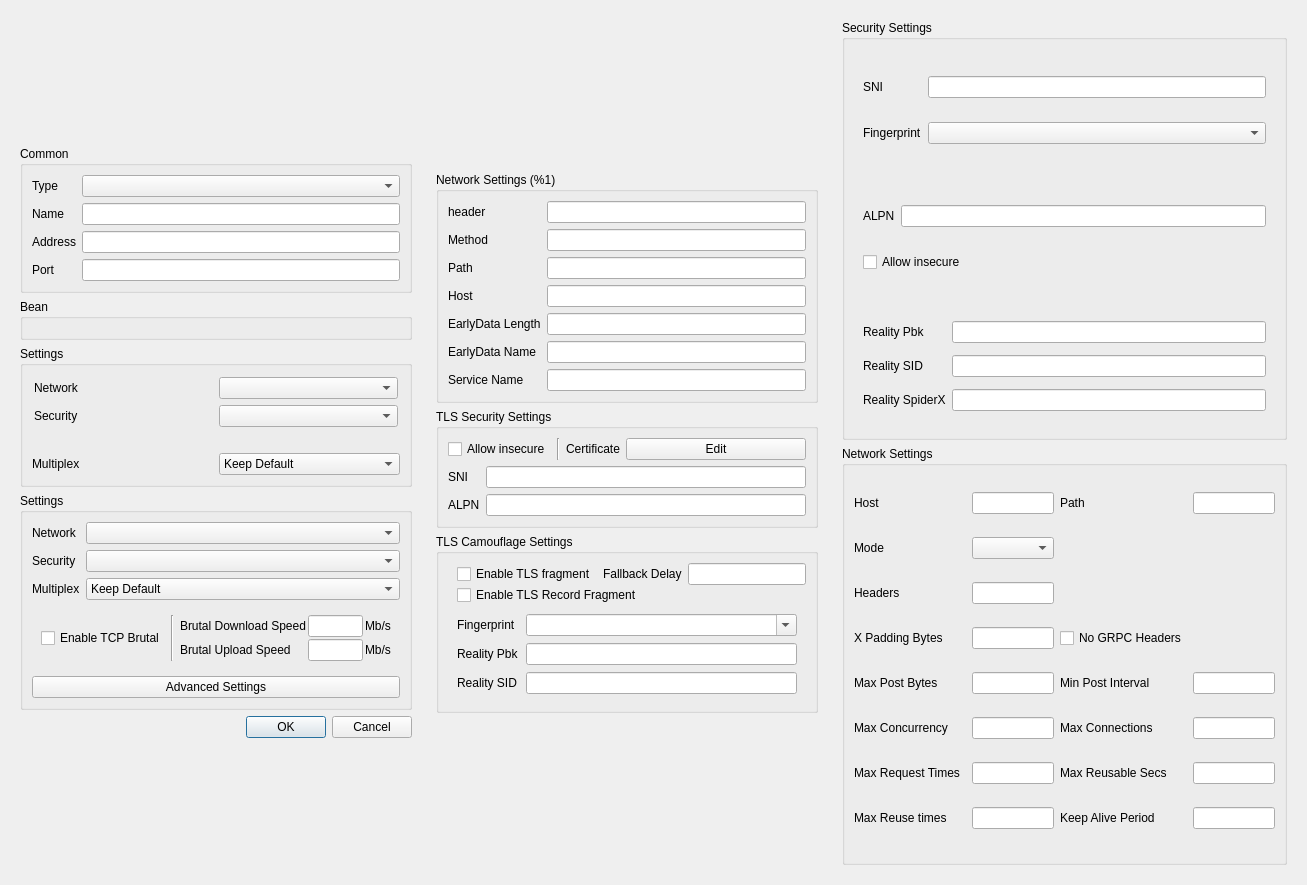
<?xml version="1.0" encoding="UTF-8"?>
<ui version="4.0">
 <class>DialogEditProfile</class>
 <widget class="QDialog" name="DialogEditProfile">
  <property name="geometry">
   <rect>
    <x>0</x>
    <y>0</y>
    <width>1307</width>
    <height>885</height>
   </rect>
  </property>
  <property name="sizePolicy">
   <sizepolicy hsizetype="Preferred" vsizetype="Preferred">
    <horstretch>0</horstretch>
    <verstretch>0</verstretch>
   </sizepolicy>
  </property>
  <property name="minimumSize">
   <size>
    <width>0</width>
    <height>0</height>
   </size>
  </property>
  <property name="windowTitle">
   <string>Edit</string>
  </property>
  <layout class="QHBoxLayout" name="dialog_layout">
   <item>
    <widget class="QWidget" name="left_w" native="true">
     <property name="sizePolicy">
      <sizepolicy hsizetype="Minimum" vsizetype="Maximum">
       <horstretch>0</horstretch>
       <verstretch>0</verstretch>
      </sizepolicy>
     </property>
     <property name="minimumSize">
      <size>
       <width>400</width>
       <height>0</height>
      </size>
     </property>
     <layout class="QVBoxLayout" name="left">
      <property name="sizeConstraint">
       <enum>QLayout::SizeConstraint::SetDefaultConstraint</enum>
      </property>
      <item>
       <widget class="QGroupBox" name="groupBox">
        <property name="sizePolicy">
         <sizepolicy hsizetype="Preferred" vsizetype="Maximum">
          <horstretch>0</horstretch>
          <verstretch>0</verstretch>
         </sizepolicy>
        </property>
        <property name="title">
         <string>Common</string>
        </property>
        <layout class="QVBoxLayout" name="verticalLayout_3">
         <item>
          <layout class="QGridLayout" name="gridLayout_2">
           <item row="2" column="1">
            <widget class="MyLineEdit" name="address"/>
           </item>
           <item row="1" column="1">
            <widget class="MyLineEdit" name="name"/>
           </item>
           <item row="3" column="1">
            <widget class="QLineEdit" name="port"/>
           </item>
           <item row="0" column="0">
            <widget class="QLabel" name="type_l">
             <property name="text">
              <string>Type</string>
             </property>
            </widget>
           </item>
           <item row="3" column="0">
            <widget class="QLabel" name="port_l">
             <property name="text">
              <string>Port</string>
             </property>
            </widget>
           </item>
           <item row="2" column="0">
            <widget class="QLabel" name="address_l">
             <property name="text">
              <string>Address</string>
             </property>
            </widget>
           </item>
           <item row="1" column="0">
            <widget class="QLabel" name="label">
             <property name="text">
              <string>Name</string>
             </property>
            </widget>
           </item>
           <item row="0" column="1">
            <widget class="QComboBox" name="type"/>
           </item>
          </layout>
         </item>
        </layout>
       </widget>
      </item>
      <item>
       <widget class="QGroupBox" name="bean">
        <property name="sizePolicy">
         <sizepolicy hsizetype="Preferred" vsizetype="Maximum">
          <horstretch>0</horstretch>
          <verstretch>0</verstretch>
         </sizepolicy>
        </property>
        <property name="title">
         <string notr="true">Bean</string>
        </property>
        <layout class="QVBoxLayout" name="verticalLayout_4">
         <item>
          <widget class="QWidget" name="fake" native="true"/>
         </item>
        </layout>
       </widget>
      </item>
      <item>
       <widget class="QGroupBox" name="xray_settings_box">
        <property name="title">
         <string>Settings</string>
        </property>
        <layout class="QVBoxLayout" name="verticalLayout_9">
         <property name="leftMargin">
          <number>0</number>
         </property>
         <property name="topMargin">
          <number>0</number>
         </property>
         <property name="rightMargin">
          <number>0</number>
         </property>
         <property name="bottomMargin">
          <number>0</number>
         </property>
         <item>
          <widget class="QWidget" name="widget_4" native="true">
           <layout class="QGridLayout" name="gridLayout_4">
            <property name="leftMargin">
             <number>11</number>
            </property>
            <property name="topMargin">
             <number>11</number>
            </property>
            <property name="rightMargin">
             <number>11</number>
            </property>
            <property name="bottomMargin">
             <number>11</number>
            </property>
            <item row="0" column="0">
             <widget class="QLabel" name="label_9">
              <property name="text">
               <string>Network</string>
              </property>
             </widget>
            </item>
            <item row="0" column="1">
             <widget class="QComboBox" name="xray_network"/>
            </item>
            <item row="1" column="0">
             <widget class="QLabel" name="label_10">
              <property name="text">
               <string>Security</string>
              </property>
             </widget>
            </item>
            <item row="1" column="1">
             <widget class="QComboBox" name="xray_security"/>
            </item>
           </layout>
          </widget>
         </item>
         <item>
          <widget class="QWidget" name="xray_mux_box" native="true">
           <layout class="QGridLayout" name="gridLayout_8">
            <item row="0" column="0">
             <widget class="QLabel" name="label_17">
              <property name="text">
               <string>Multiplex</string>
              </property>
             </widget>
            </item>
            <item row="0" column="1">
             <widget class="QComboBox" name="xray_mux">
              <item>
               <property name="text">
                <string>Keep Default</string>
               </property>
              </item>
              <item>
               <property name="text">
                <string>Enabled</string>
               </property>
              </item>
              <item>
               <property name="text">
                <string>Disabled</string>
               </property>
              </item>
             </widget>
            </item>
           </layout>
          </widget>
         </item>
        </layout>
       </widget>
      </item>
      <item>
       <widget class="QGroupBox" name="stream_box">
        <property name="sizePolicy">
         <sizepolicy hsizetype="Preferred" vsizetype="Maximum">
          <horstretch>0</horstretch>
          <verstretch>0</verstretch>
         </sizepolicy>
        </property>
        <property name="minimumSize">
         <size>
          <width>0</width>
          <height>0</height>
         </size>
        </property>
        <property name="title">
         <string>Settings</string>
        </property>
        <layout class="QVBoxLayout" name="verticalLayout">
         <item>
          <layout class="QGridLayout" name="_2">
           <item row="2" column="0">
            <widget class="QLabel" name="multiplex_l">
             <property name="toolTip">
              <string>Server support is required</string>
             </property>
             <property name="text">
              <string>Multiplex</string>
             </property>
            </widget>
           </item>
           <item row="1" column="0">
            <widget class="QLabel" name="security_l">
             <property name="toolTip">
              <string>Transport Layer Security. It must be consistent with the server, otherwise, the connection cannot be established.</string>
             </property>
             <property name="text">
              <string>Security</string>
             </property>
            </widget>
           </item>
           <item row="1" column="1">
            <widget class="QComboBox" name="security">
             <item>
              <property name="text">
               <string notr="true"/>
              </property>
             </item>
             <item>
              <property name="text">
               <string notr="true">tls</string>
              </property>
             </item>
            </widget>
           </item>
           <item row="0" column="0">
            <widget class="QLabel" name="network_l">
             <property name="toolTip">
              <string>The underlying transport method. It must be consistent with the server, otherwise, the connection cannot be established.</string>
             </property>
             <property name="text">
              <string>Network</string>
             </property>
            </widget>
           </item>
           <item row="2" column="1">
            <widget class="QComboBox" name="multiplex">
             <item>
              <property name="text">
               <string>Keep Default</string>
              </property>
             </item>
             <item>
              <property name="text">
               <string>On</string>
              </property>
             </item>
             <item>
              <property name="text">
               <string>Off</string>
              </property>
             </item>
            </widget>
           </item>
           <item row="0" column="1">
            <widget class="QComboBox" name="network">
             <property name="sizePolicy">
              <sizepolicy hsizetype="Expanding" vsizetype="Fixed">
               <horstretch>0</horstretch>
               <verstretch>0</verstretch>
              </sizepolicy>
             </property>
             <item>
              <property name="text">
               <string notr="true"/>
              </property>
             </item>
             <item>
              <property name="text">
               <string notr="true">tcp</string>
              </property>
             </item>
             <item>
              <property name="text">
               <string notr="true">ws</string>
              </property>
             </item>
             <item>
              <property name="text">
               <string notr="true">httpupgrade</string>
              </property>
             </item>
             <item>
              <property name="text">
               <string notr="true">http</string>
              </property>
             </item>
             <item>
              <property name="text">
               <string notr="true">grpc</string>
              </property>
             </item>
             <item>
              <property name="text">
               <string notr="true">quic</string>
              </property>
             </item>
            </widget>
           </item>
          </layout>
         </item>
         <item>
          <widget class="QWidget" name="brutal_box" native="true">
           <layout class="QHBoxLayout" name="horizontalLayout_5">
            <item>
             <widget class="QCheckBox" name="brutal_enable">
              <property name="toolTip">
               <string>&lt;html&gt;&lt;head/&gt;&lt;body&gt;&lt;p&gt;Overrides mux to On&lt;/p&gt;&lt;/body&gt;&lt;/html&gt;</string>
              </property>
              <property name="text">
               <string>Enable TCP Brutal</string>
              </property>
             </widget>
            </item>
            <item>
             <widget class="Line" name="line_2">
              <property name="orientation">
               <enum>Qt::Orientation::Vertical</enum>
              </property>
             </widget>
            </item>
            <item>
             <widget class="QWidget" name="widget" native="true">
              <layout class="QGridLayout" name="gridLayout_3">
               <property name="leftMargin">
                <number>0</number>
               </property>
               <property name="topMargin">
                <number>0</number>
               </property>
               <property name="rightMargin">
                <number>0</number>
               </property>
               <property name="bottomMargin">
                <number>0</number>
               </property>
               <property name="spacing">
                <number>2</number>
               </property>
               <item row="0" column="0">
                <widget class="QLabel" name="brutal_speed_l">
                 <property name="toolTip">
                  <string>&lt;html&gt;&lt;head/&gt;&lt;body&gt;&lt;p&gt;Server to Client TCP Brutal Speed&lt;/p&gt;&lt;/body&gt;&lt;/html&gt;</string>
                 </property>
                 <property name="text">
                  <string>Brutal Download Speed</string>
                 </property>
                </widget>
               </item>
               <item row="0" column="2">
                <widget class="QLabel" name="brutal_speed_u">
                 <property name="text">
                  <string>Mb/s</string>
                 </property>
                </widget>
               </item>
               <item row="0" column="1">
                <widget class="QLineEdit" name="brutal_d_speed"/>
               </item>
               <item row="1" column="0">
                <widget class="QLabel" name="label_4">
                 <property name="text">
                  <string>Brutal Upload Speed</string>
                 </property>
                </widget>
               </item>
               <item row="1" column="1">
                <widget class="QLineEdit" name="brutal_u_speed"/>
               </item>
               <item row="1" column="2">
                <widget class="QLabel" name="label_7">
                 <property name="text">
                  <string>Mb/s</string>
                 </property>
                </widget>
               </item>
              </layout>
             </widget>
            </item>
           </layout>
          </widget>
         </item>
         <item>
          <widget class="QPushButton" name="advanced_button">
           <property name="text">
            <string>Advanced Settings</string>
           </property>
          </widget>
         </item>
        </layout>
       </widget>
      </item>
      <item>
       <layout class="QHBoxLayout" name="horizontalLayout_4">
        <item>
         <widget class="QDialogButtonBox" name="buttonBox">
          <property name="sizePolicy">
           <sizepolicy hsizetype="Expanding" vsizetype="Fixed">
            <horstretch>0</horstretch>
            <verstretch>0</verstretch>
           </sizepolicy>
          </property>
          <property name="orientation">
           <enum>Qt::Orientation::Horizontal</enum>
          </property>
          <property name="standardButtons">
           <set>QDialogButtonBox::StandardButton::Cancel|QDialogButtonBox::StandardButton::Ok</set>
          </property>
         </widget>
        </item>
       </layout>
      </item>
     </layout>
    </widget>
   </item>
   <item>
    <widget class="QWidget" name="right_all_w" native="true">
     <property name="sizePolicy">
      <sizepolicy hsizetype="Preferred" vsizetype="Maximum">
       <horstretch>0</horstretch>
       <verstretch>0</verstretch>
      </sizepolicy>
     </property>
     <property name="minimumSize">
      <size>
       <width>400</width>
       <height>0</height>
      </size>
     </property>
     <property name="toolTip">
      <string/>
     </property>
     <layout class="QVBoxLayout" name="right_layout">
      <property name="sizeConstraint">
       <enum>QLayout::SizeConstraint::SetDefaultConstraint</enum>
      </property>
      <item>
       <widget class="QGroupBox" name="network_box">
        <property name="sizePolicy">
         <sizepolicy hsizetype="Preferred" vsizetype="Maximum">
          <horstretch>0</horstretch>
          <verstretch>0</verstretch>
         </sizepolicy>
        </property>
        <property name="title">
         <string>Network Settings (%1)</string>
        </property>
        <layout class="QGridLayout" name="gridLayout">
         <item row="2" column="1">
          <widget class="MyLineEdit" name="path"/>
         </item>
         <item row="4" column="1">
          <widget class="MyLineEdit" name="ws_early_data_length"/>
         </item>
         <item row="2" column="0">
          <widget class="QLabel" name="path_l">
           <property name="toolTip">
            <string notr="true">&lt;html&gt;&lt;head/&gt;&lt;body&gt;&lt;p&gt;http path (ws/http/httpUpgrade)&lt;/p&gt;&lt;p&gt;serviceName (gRPC)&lt;/p&gt;&lt;/body&gt;&lt;/html&gt;</string>
           </property>
           <property name="text">
            <string notr="true">Path</string>
           </property>
          </widget>
         </item>
         <item row="5" column="0">
          <widget class="QLabel" name="ws_early_data_name_l">
           <property name="text">
            <string notr="true">EarlyData Name</string>
           </property>
          </widget>
         </item>
         <item row="0" column="1">
          <widget class="QLineEdit" name="headers"/>
         </item>
         <item row="1" column="1">
          <widget class="QLineEdit" name="method"/>
         </item>
         <item row="0" column="0">
          <widget class="QLabel" name="headers_l">
           <property name="sizePolicy">
            <sizepolicy hsizetype="Maximum" vsizetype="Preferred">
             <horstretch>0</horstretch>
             <verstretch>0</verstretch>
            </sizepolicy>
           </property>
           <property name="toolTip">
            <string notr="true">&lt;html&gt;&lt;head/&gt;&lt;body&gt;&lt;p&gt;Headers in space seperated key value pair:&lt;/p&gt;&lt;p&gt;key1=val1 key2=&amp;quot;multi word val2&amp;quot; &amp;quot;multi word key3&amp;quot;=val3&lt;/p&gt;&lt;/body&gt;&lt;/html&gt;</string>
           </property>
           <property name="whatsThis">
            <string>&lt;html&gt;&lt;head/&gt;&lt;body&gt;&lt;p&gt;&lt;br/&gt;&lt;/p&gt;&lt;/body&gt;&lt;/html&gt;</string>
           </property>
           <property name="text">
            <string notr="true">header</string>
           </property>
          </widget>
         </item>
         <item row="4" column="0">
          <widget class="QLabel" name="ws_early_data_length_l">
           <property name="text">
            <string notr="true">EarlyData Length</string>
           </property>
          </widget>
         </item>
         <item row="3" column="0">
          <widget class="QLabel" name="host_l">
           <property name="toolTip">
            <string notr="true">&lt;html&gt;&lt;head/&gt;&lt;body&gt;&lt;p&gt;http host (ws/http/httpUpgrade)&lt;/p&gt;&lt;/body&gt;&lt;/html&gt;</string>
           </property>
           <property name="text">
            <string notr="true">Host</string>
           </property>
          </widget>
         </item>
         <item row="3" column="1">
          <widget class="MyLineEdit" name="host"/>
         </item>
         <item row="1" column="0">
          <widget class="QLabel" name="method_l">
           <property name="toolTip">
            <string>&lt;html&gt;&lt;head/&gt;&lt;body&gt;&lt;p&gt;Method of http request, will be converted to uppercase&lt;/p&gt;&lt;/body&gt;&lt;/html&gt;</string>
           </property>
           <property name="text">
            <string>Method</string>
           </property>
          </widget>
         </item>
         <item row="8" column="0">
          <widget class="QLabel" name="service_name_l">
           <property name="text">
            <string>Service Name</string>
           </property>
          </widget>
         </item>
         <item row="8" column="1">
          <widget class="MyLineEdit" name="service_name"/>
         </item>
         <item row="5" column="1">
          <widget class="MyLineEdit" name="ws_early_data_name"/>
         </item>
        </layout>
       </widget>
      </item>
      <item>
       <widget class="QGroupBox" name="security_box">
        <property name="sizePolicy">
         <sizepolicy hsizetype="Preferred" vsizetype="Maximum">
          <horstretch>0</horstretch>
          <verstretch>0</verstretch>
         </sizepolicy>
        </property>
        <property name="title">
         <string>TLS Security Settings</string>
        </property>
        <layout class="QVBoxLayout" name="verticalLayout_2">
         <item>
          <layout class="QHBoxLayout" name="horizontalLayout">
           <item>
            <widget class="QCheckBox" name="insecure">
             <property name="sizePolicy">
              <sizepolicy hsizetype="Maximum" vsizetype="Fixed">
               <horstretch>0</horstretch>
               <verstretch>0</verstretch>
              </sizepolicy>
             </property>
             <property name="toolTip">
              <string>When enabled, V2Ray will not check the validity of the TLS certificate provided by the remote host (the security is equivalent to plaintext)</string>
             </property>
             <property name="text">
              <string>Allow insecure</string>
             </property>
            </widget>
           </item>
           <item>
            <widget class="Line" name="line">
             <property name="orientation">
              <enum>Qt::Orientation::Vertical</enum>
             </property>
            </widget>
           </item>
           <item>
            <widget class="QLabel" name="label_6">
             <property name="sizePolicy">
              <sizepolicy hsizetype="Maximum" vsizetype="Preferred">
               <horstretch>0</horstretch>
               <verstretch>0</verstretch>
              </sizepolicy>
             </property>
             <property name="toolTip">
              <string notr="true"/>
             </property>
             <property name="text">
              <string>Certificate</string>
             </property>
            </widget>
           </item>
           <item>
            <widget class="QPushButton" name="certificate_edit">
             <property name="text">
              <string notr="true">Edit</string>
             </property>
            </widget>
           </item>
          </layout>
         </item>
         <item>
          <layout class="QGridLayout" name="_3">
           <item row="1" column="0">
            <widget class="QLabel" name="label_8">
             <property name="toolTip">
              <string>Application layer protocol negotiation, clear text. Please separate them with commas.</string>
             </property>
             <property name="text">
              <string notr="true">ALPN</string>
             </property>
            </widget>
           </item>
           <item row="0" column="1">
            <widget class="MyLineEdit" name="sni"/>
           </item>
           <item row="1" column="1">
            <widget class="MyLineEdit" name="alpn"/>
           </item>
           <item row="0" column="0">
            <widget class="QLabel" name="label_5">
             <property name="toolTip">
              <string>Server name indication, clear text.</string>
             </property>
             <property name="text">
              <string notr="true">SNI</string>
             </property>
            </widget>
           </item>
          </layout>
         </item>
        </layout>
       </widget>
      </item>
      <item>
       <widget class="QGroupBox" name="tls_camouflage_box">
        <property name="sizePolicy">
         <sizepolicy hsizetype="Preferred" vsizetype="Preferred">
          <horstretch>0</horstretch>
          <verstretch>0</verstretch>
         </sizepolicy>
        </property>
        <property name="title">
         <string>TLS Camouflage Settings</string>
        </property>
        <layout class="QVBoxLayout" name="verticalLayout_6">
         <property name="spacing">
          <number>0</number>
         </property>
         <property name="sizeConstraint">
          <enum>QLayout::SizeConstraint::SetMinimumSize</enum>
         </property>
         <property name="bottomMargin">
          <number>7</number>
         </property>
         <item>
          <widget class="QWidget" name="widget" native="true">
           <property name="sizePolicy">
            <sizepolicy hsizetype="Minimum" vsizetype="Minimum">
             <horstretch>0</horstretch>
             <verstretch>0</verstretch>
            </sizepolicy>
           </property>
           <layout class="QVBoxLayout" name="verticalLayout_7">
            <property name="spacing">
             <number>0</number>
            </property>
            <property name="sizeConstraint">
             <enum>QLayout::SizeConstraint::SetMinimumSize</enum>
            </property>
            <property name="topMargin">
             <number>0</number>
            </property>
            <property name="rightMargin">
             <number>0</number>
            </property>
            <property name="bottomMargin">
             <number>0</number>
            </property>
            <item>
             <widget class="QWidget" name="widget_3" native="true">
              <layout class="QHBoxLayout" name="horizontalLayout_6">
               <property name="leftMargin">
                <number>0</number>
               </property>
               <property name="topMargin">
                <number>0</number>
               </property>
               <property name="rightMargin">
                <number>0</number>
               </property>
               <property name="bottomMargin">
                <number>0</number>
               </property>
               <item>
                <widget class="QCheckBox" name="tls_frag">
                 <property name="toolTip">
                  <string>&lt;html&gt;&lt;head/&gt;&lt;body&gt;&lt;p&gt;May degrade performance, try record fragment first&lt;/p&gt;&lt;/body&gt;&lt;/html&gt;</string>
                 </property>
                 <property name="text">
                  <string>Enable TLS fragment</string>
                 </property>
                </widget>
               </item>
               <item>
                <widget class="QLabel" name="label_3">
                 <property name="toolTip">
                  <string>&lt;html&gt;&lt;head/&gt;&lt;body&gt;&lt;p&gt;time format, like 500ms, 10ms etc&lt;/p&gt;&lt;/body&gt;&lt;/html&gt;</string>
                 </property>
                 <property name="text">
                  <string>Fallback Delay</string>
                 </property>
                </widget>
               </item>
               <item>
                <widget class="QLineEdit" name="tls_frag_fall_delay"/>
               </item>
              </layout>
             </widget>
            </item>
            <item>
             <widget class="QCheckBox" name="tls_rec_frag">
              <property name="text">
               <string>Enable TLS Record Fragment</string>
              </property>
             </widget>
            </item>
           </layout>
          </widget>
         </item>
         <item>
          <widget class="QWidget" name="widget_2" native="true">
           <layout class="QFormLayout" name="formLayout">
            <property name="horizontalSpacing">
             <number>7</number>
            </property>
            <property name="verticalSpacing">
             <number>7</number>
            </property>
            <item row="0" column="0">
             <widget class="QLabel" name="label_2">
              <property name="sizePolicy">
               <sizepolicy hsizetype="Maximum" vsizetype="Preferred">
                <horstretch>0</horstretch>
                <verstretch>0</verstretch>
               </sizepolicy>
              </property>
              <property name="text">
               <string notr="true">Fingerprint</string>
              </property>
             </widget>
            </item>
            <item row="0" column="1">
             <widget class="QComboBox" name="utlsFingerprint">
              <property name="editable">
               <bool>true</bool>
              </property>
             </widget>
            </item>
            <item row="1" column="0">
             <widget class="QLabel" name="reality_pbk_l">
              <property name="toolTip">
               <string>Reality public key. If not empty, turn TLS into REALITY.</string>
              </property>
              <property name="text">
               <string notr="true">Reality Pbk</string>
              </property>
             </widget>
            </item>
            <item row="1" column="1">
             <widget class="MyLineEdit" name="reality_pbk"/>
            </item>
            <item row="2" column="0">
             <widget class="QLabel" name="reality_sid_l">
              <property name="toolTip">
               <string>Reality short id. Accept only one value.</string>
              </property>
              <property name="text">
               <string>Reality SID</string>
              </property>
             </widget>
            </item>
            <item row="2" column="1">
             <widget class="QLineEdit" name="reality_sid"/>
            </item>
           </layout>
          </widget>
         </item>
        </layout>
       </widget>
      </item>
     </layout>
    </widget>
   </item>
   <item>
    <widget class="QWidget" name="xray_widget" native="true">
     <layout class="QVBoxLayout" name="verticalLayout_5">
      <item>
       <widget class="QGroupBox" name="xray_security_box">
        <property name="title">
         <string>Security Settings</string>
        </property>
        <layout class="QVBoxLayout" name="verticalLayout_8">
         <item>
          <widget class="QWidget" name="xray_tls_common" native="true">
           <layout class="QGridLayout" name="gridLayout_5">
            <item row="0" column="0">
             <widget class="QLabel" name="label_11">
              <property name="text">
               <string>SNI</string>
              </property>
             </widget>
            </item>
            <item row="0" column="1">
             <widget class="QLineEdit" name="xray_sni"/>
            </item>
            <item row="1" column="0">
             <widget class="QLabel" name="label_12">
              <property name="text">
               <string>Fingerprint</string>
              </property>
             </widget>
            </item>
            <item row="1" column="1">
             <widget class="QComboBox" name="xray_fp"/>
            </item>
           </layout>
          </widget>
         </item>
         <item>
          <widget class="QWidget" name="xray_tls_only" native="true">
           <layout class="QGridLayout" name="gridLayout_6">
            <item row="0" column="0">
             <widget class="QLabel" name="label_13">
              <property name="text">
               <string>ALPN</string>
              </property>
             </widget>
            </item>
            <item row="0" column="1">
             <widget class="QLineEdit" name="xray_alpn"/>
            </item>
            <item row="1" column="0" colspan="2">
             <widget class="QCheckBox" name="xray_insecure">
              <property name="text">
               <string>Allow insecure</string>
              </property>
             </widget>
            </item>
           </layout>
          </widget>
         </item>
         <item>
          <widget class="QWidget" name="xray_reality_box" native="true">
           <layout class="QGridLayout" name="gridLayout_7">
            <item row="0" column="0">
             <widget class="QLabel" name="label_14">
              <property name="text">
               <string>Reality Pbk</string>
              </property>
             </widget>
            </item>
            <item row="0" column="1">
             <widget class="QLineEdit" name="xray_reality_pbk"/>
            </item>
            <item row="1" column="0">
             <widget class="QLabel" name="label_15">
              <property name="text">
               <string>Reality SID</string>
              </property>
             </widget>
            </item>
            <item row="1" column="1">
             <widget class="QLineEdit" name="xray_reality_sid"/>
            </item>
            <item row="2" column="0">
             <widget class="QLabel" name="label_16">
              <property name="text">
               <string>Reality SpiderX</string>
              </property>
             </widget>
            </item>
            <item row="2" column="1">
             <widget class="QLineEdit" name="xray_reality_spiderx"/>
            </item>
           </layout>
          </widget>
         </item>
        </layout>
       </widget>
      </item>
      <item>
       <widget class="QGroupBox" name="xray_network_box">
        <property name="title">
         <string>Network Settings</string>
        </property>
        <layout class="QGridLayout" name="gridLayout_9">
         <item row="3" column="2" colspan="2">
          <widget class="QLabel" name="label_22">
           <property name="text">
            <string>Headers</string>
           </property>
          </widget>
         </item>
         <item row="8" column="2">
          <widget class="QLabel" name="label_26">
           <property name="text">
            <string>Max Concurrency</string>
           </property>
          </widget>
         </item>
         <item row="6" column="2">
          <widget class="QLabel" name="label_24">
           <property name="text">
            <string>Max Post Bytes</string>
           </property>
          </widget>
         </item>
         <item row="0" column="4">
          <widget class="QLineEdit" name="xray_host"/>
         </item>
         <item row="9" column="5">
          <widget class="QLabel" name="label_28">
           <property name="text">
            <string>Max Reusable Secs</string>
           </property>
          </widget>
         </item>
         <item row="9" column="2">
          <widget class="QLabel" name="label_27">
           <property name="text">
            <string>Max Request Times</string>
           </property>
          </widget>
         </item>
         <item row="6" column="6">
          <widget class="QLineEdit" name="xray_scMinPostsIntervalMs"/>
         </item>
         <item row="3" column="4">
          <widget class="QLineEdit" name="xray_headers"/>
         </item>
         <item row="0" column="2">
          <widget class="QLabel" name="label_19">
           <property name="text">
            <string>Host</string>
           </property>
          </widget>
         </item>
         <item row="8" column="4">
          <widget class="QLineEdit" name="xray_max_concurrency"/>
         </item>
         <item row="4" column="2">
          <widget class="QLabel" name="label_23">
           <property name="text">
            <string>X Padding Bytes</string>
           </property>
          </widget>
         </item>
         <item row="6" column="4">
          <widget class="QLineEdit" name="xray_scMaxEachPostBytes"/>
         </item>
         <item row="6" column="5">
          <widget class="QLabel" name="label_25">
           <property name="text">
            <string>Min Post Interval</string>
           </property>
          </widget>
         </item>
         <item row="2" column="2">
          <widget class="QLabel" name="label_21">
           <property name="text">
            <string>Mode</string>
           </property>
          </widget>
         </item>
         <item row="2" column="4">
          <widget class="QComboBox" name="xray_mode"/>
         </item>
         <item row="9" column="4">
          <widget class="QLineEdit" name="xray_hMaxRequestTimes"/>
         </item>
         <item row="4" column="4">
          <widget class="QLineEdit" name="xray_xpaddingbytes"/>
         </item>
         <item row="4" column="5">
          <widget class="QCheckBox" name="xray_no_grpc">
           <property name="text">
            <string>No GRPC Headers</string>
           </property>
          </widget>
         </item>
         <item row="9" column="6">
          <widget class="QLineEdit" name="xray_hMaxReusableSecs"/>
         </item>
         <item row="10" column="2">
          <widget class="QLabel" name="label_29">
           <property name="text">
            <string>Max Reuse times</string>
           </property>
          </widget>
         </item>
         <item row="10" column="4">
          <widget class="QLineEdit" name="xray_max_reuse_times"/>
         </item>
         <item row="10" column="5">
          <widget class="QLabel" name="label_30">
           <property name="text">
            <string>Keep Alive Period</string>
           </property>
          </widget>
         </item>
         <item row="10" column="6">
          <widget class="QLineEdit" name="xray_keep_alive_period"/>
         </item>
         <item row="8" column="5">
          <widget class="QLabel" name="label_31">
           <property name="text">
            <string>Max Connections</string>
           </property>
          </widget>
         </item>
         <item row="8" column="6">
          <widget class="QLineEdit" name="xray_max_connections"/>
         </item>
         <item row="0" column="5">
          <widget class="QLabel" name="label_20">
           <property name="text">
            <string>Path</string>
           </property>
          </widget>
         </item>
         <item row="0" column="6">
          <widget class="QLineEdit" name="xray_path"/>
         </item>
        </layout>
       </widget>
      </item>
     </layout>
    </widget>
   </item>
  </layout>
 </widget>
 <customwidgets>
  <customwidget>
   <class>MyLineEdit</class>
   <extends>QLineEdit</extends>
   <header>include/ui/utils/MyLineEdit.h</header>
  </customwidget>
 </customwidgets>
 <tabstops>
  <tabstop>type</tabstop>
  <tabstop>name</tabstop>
  <tabstop>address</tabstop>
  <tabstop>port</tabstop>
  <tabstop>network</tabstop>
  <tabstop>security</tabstop>
  <tabstop>multiplex</tabstop>
  <tabstop>path</tabstop>
  <tabstop>host</tabstop>
  <tabstop>ws_early_data_length</tabstop>
  <tabstop>ws_early_data_name</tabstop>
  <tabstop>insecure</tabstop>
  <tabstop>certificate_edit</tabstop>
  <tabstop>sni</tabstop>
  <tabstop>alpn</tabstop>
  <tabstop>utlsFingerprint</tabstop>
  <tabstop>reality_pbk</tabstop>
  <tabstop>reality_sid</tabstop>
 </tabstops>
 <resources/>
 <connections>
  <connection>
   <sender>buttonBox</sender>
   <signal>accepted()</signal>
   <receiver>DialogEditProfile</receiver>
   <slot>accept()</slot>
   <hints>
    <hint type="sourcelabel">
     <x>151</x>
     <y>500</y>
    </hint>
    <hint type="destinationlabel">
     <x>299</x>
     <y>299</y>
    </hint>
   </hints>
  </connection>
  <connection>
   <sender>buttonBox</sender>
   <signal>rejected()</signal>
   <receiver>DialogEditProfile</receiver>
   <slot>reject()</slot>
   <hints>
    <hint type="sourcelabel">
     <x>151</x>
     <y>500</y>
    </hint>
    <hint type="destinationlabel">
     <x>299</x>
     <y>299</y>
    </hint>
   </hints>
  </connection>
 </connections>
</ui>
